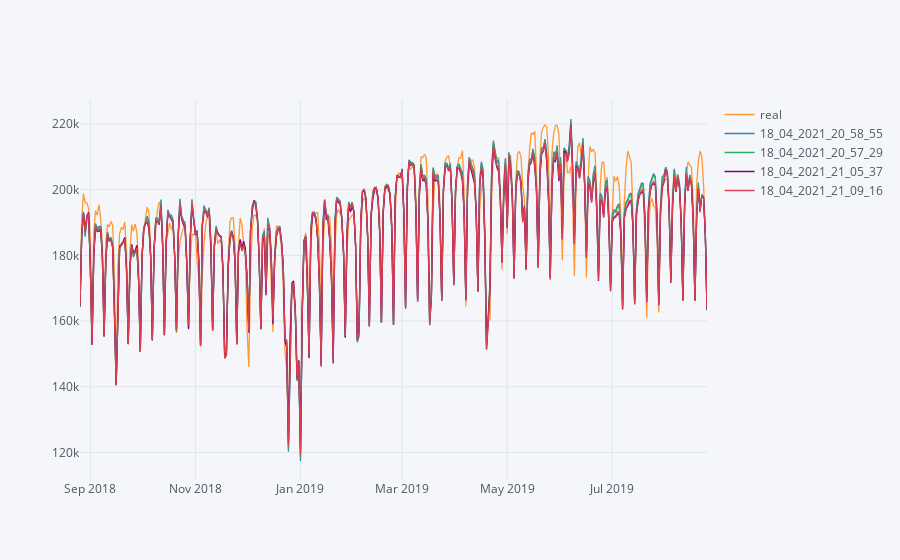

Here is the notebook cell this chart was saved with:
### Code cell
df_pred[["real", "18_04_2021_20_58_55", "18_04_2021_20_57_29", "18_04_2021_21_05_37", "18_04_2021_21_09_16"]].iplot()

### Figure 1 — Plotly figure (JSON) as saved in the notebook; plotly's stock layout.template omitted (floating-point values rounded to 4 significant figures; data arrays with more than 128 entries replaced by an {"elided": "..."} marker saying what was removed)
{"data": [{"line": {"color": "rgba(255, 153, 51, 1.0)", "dash": "solid", "shape": "linear", "width": 1.3}, "mode": "lines", "name": "real", "text": "", "type": "scatter", "x": {"elided": "365 str values"}, "y": {"elided": "365 float values"}}, {"line": {"color": "rgba(55, 128, 191, 1.0)", "dash": "solid", "shape": "linear", "width": 1.3}, "mode": "lines", "name": "18_04_2021_20_58_55", "text": "", "type": "scatter", "x": {"elided": "365 str values"}, "y": {"elided": "365 float values"}}, {"line": {"color": "rgba(50, 171, 96, 1.0)", "dash": "solid", "shape": "linear", "width": 1.3}, "mode": "lines", "name": "18_04_2021_20_57_29", "text": "", "type": "scatter", "x": {"elided": "365 str values"}, "y": {"elided": "365 float values"}}, {"line": {"color": "rgba(128, 0, 128, 1.0)", "dash": "solid", "shape": "linear", "width": 1.3}, "mode": "lines", "name": "18_04_2021_21_05_37", "text": "", "type": "scatter", "x": {"elided": "365 str values"}, "y": {"elided": "365 float values"}}, {"line": {"color": "rgba(219, 64, 82, 1.0)", "dash": "solid", "shape": "linear", "width": 1.3}, "mode": "lines", "name": "18_04_2021_21_09_16", "text": "", "type": "scatter", "x": {"elided": "365 str values"}, "y": {"elided": "365 float values"}}], "layout": {"legend": {"bgcolor": "#F5F6F9", "font": {"color": "#4D5663"}}, "paper_bgcolor": "#F5F6F9", "plot_bgcolor": "#F5F6F9", "title": {"font": {"color": "#4D5663"}}, "xaxis": {"gridcolor": "#E1E5ED", "showgrid": true, "tickfont": {"color": "#4D5663"}, "title": {"font": {"color": "#4D5663"}, "text": ""}, "zerolinecolor": "#E1E5ED"}, "yaxis": {"gridcolor": "#E1E5ED", "showgrid": true, "tickfont": {"color": "#4D5663"}, "title": {"font": {"color": "#4D5663"}, "text": ""}, "zerolinecolor": "#E1E5ED"}}}
